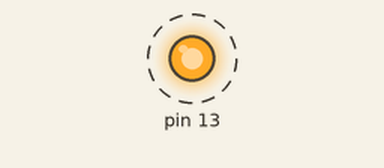
This sketch was run on a simulated Arduino Uno, built with avr-gcc and run on an emulated ATmega328P. On the bench: output pins drawn as LEDs (lit = HIGH). Dashed ring = blinking.

Above: at 0.2 s.
Timing chart, 0 to 3.0 s (numbered marks = the images above):
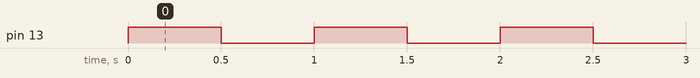

The sketch:

main.ino
```cpp
#include "LED.h"

LED myLED(13);

void setup() {
    myLED.begin();
}

void loop() {
    myLED.turnOn();
    delay(500);
    myLED.turnOff();
    delay(500);
}
```

LED.cpp
```cpp
#include "LED.h"
#include <Arduino.h>

LED::LED(int p) {
    pin = p;
}

void LED::begin() {
    pinMode(pin, OUTPUT);
}

void LED::turnOn() {
    digitalWrite(pin, HIGH);
}

void LED::turnOff() {
    digitalWrite(pin, LOW);
}
```

LED.h
```cpp
#ifndef LED_H
#define LED_H

class LED {
private:
    int pin;

public:
    LED(int p);
    void begin();
    void turnOn();
    void turnOff();
};

#endif
```

Measured:
- by itself, pin 13: alternates HIGH for 0.50 s and LOW for 0.50 s
